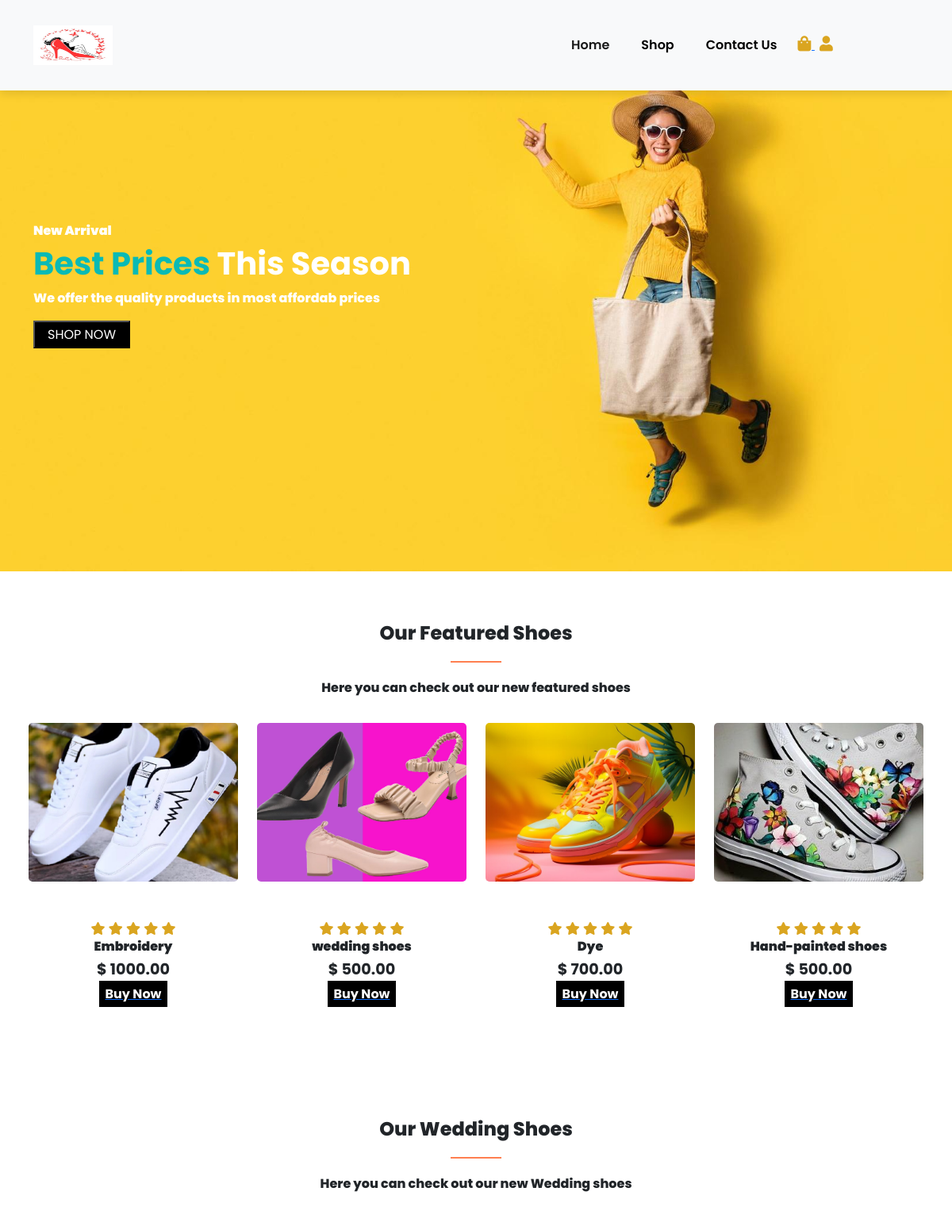
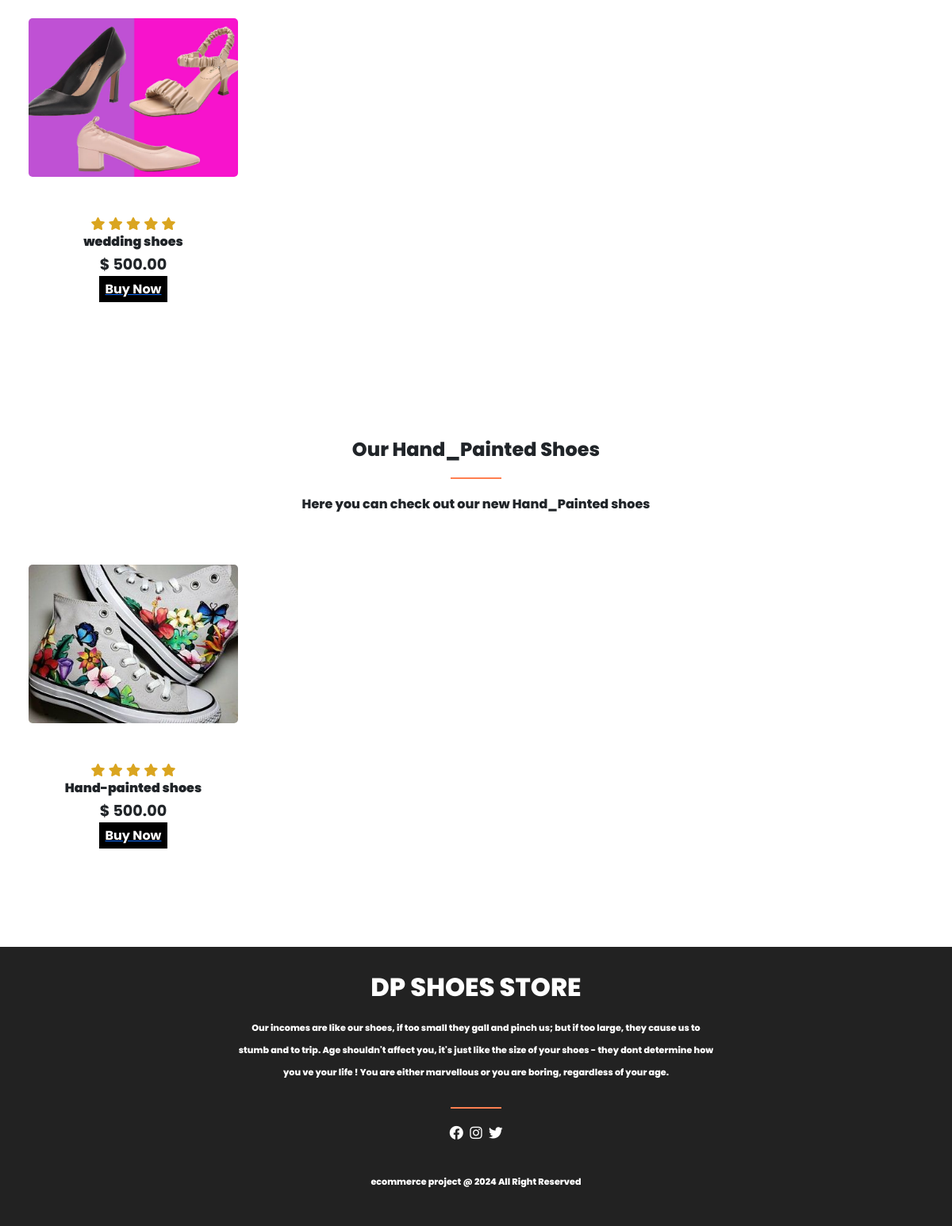
The page / on the database its author committed (2 pictures, top to bottom).
### tables this page shows
CREATE TABLE IF NOT EXISTS `products` (
  `product_id` int(11) NOT NULL AUTO_INCREMENT,
  `product_name` varchar(100) NOT NULL,
  `product_category` varchar(100) NOT NULL,
  `product_description` mediumtext NOT NULL,
  `stock` int(11) NOT NULL,
  `sizes` varchar(255) NOT NULL,
  `product_image` varchar(255) NOT NULL,
  `product_image2` varchar(255) NOT NULL,
  `product_image3` varchar(255) NOT NULL,
  `product_image4` varchar(255) NOT NULL,
  `product_price` decimal(10,2) NOT NULL,
  PRIMARY KEY (`product_id`)
);

### server/get_featured_products.php (called while the page is built)
<?php
include('connection.php');
$stmt = $conn->prepare("SELECT * FROM products LIMIT 4" );
$stmt->execute();
$featured_products = $stmt->get_result();
?>

### server/get_wedding.php (called while the page is built)
<?php
include('server/connection.php');
$stmt = $conn->prepare("SELECT * FROM products WHERE product_category='wedding' LIMIT 4");
$stmt->execute();
$wedding = $stmt->get_result();
?>

### server/get_hand.php (called while the page is built)
<?php
include('server/connection.php');
$stmt = $conn->prepare("SELECT * FROM products WHERE product_category='handpaint' LIMIT 4");
$stmt->execute();
$handpaint = $stmt->get_result();
?>

### index.php (the view)
<?php  include('layouts/header.php') ?>
      <section id="home">
        <div class="container">
          <h5>New Arrival</h5>
          <h1><span>Best Prices</span> This Season</h1>
          <p>We offer the quality products in most affordab prices</p>
          <button onclick="location.href='shop.php'">SHOP NOW</button>
        </div>
      </section>
    <section id="feature" class="my-5 pb-3">
        <div class="container text-center mt-3 py-3">
          <h3>Our Featured Shoes</h3>
          <hr/>
          <p>Here you can check out our new featured shoes</p>
        </div>
        <div class="row mx-auto container-fluid">
          <?php  include('server/get_featured_products.php'); ?>
          <?php while($row = $featured_products->fetch_assoc()){ ?>
        <div class="product text-center col-lg-3 col-md-4 col-sm-12">
            <img class="img-fluid mb-5" src="assets/imgs/<?php echo $row['product_image'];?>"/>
            <div class="star">
              <i class="fas fa-star"></i>
              <i class="fas fa-star"></i>
              <i class="fas fa-star"></i>
              <i class="fas fa-star"></i>
              <i class="fas fa-star"></i>
            </div>
            <h5 class="p-name"> <?php echo $row ['product_name']; ?></h5>
            <h4 class="p-price">$ <?php echo $row ['product_price']; ?></h4>
            <a href="<?php echo "single_prdt.php?product_id=". $row['product_id'];?>"><span class="buy-btn">Buy Now</span></a>
          </div>
       <?php } ?>
      </div>
    </section>
    <section id="feature" class="my-5 pb-5">
        <div class="container text-center mt-5 py-5">
          <h3>Our Wedding Shoes</h3>
          <hr/>
          <p>Here you can check out our new Wedding shoes</p>
        </div>
        <div class="row mx-auto container-fluid">
          <?php  include('server/get_wedding.php'); ?>
          <?php while($row = $wedding->fetch_assoc()){ ?>
        <div class="product text-center col-lg-3 col-md-4 col-sm-12">
            <img class="img-fluid mb-5" src="assets/imgs/<?php echo $row['product_image'];?>"/>
            <div class="star">
              <i class="fas fa-star"></i>
              <i class="fas fa-star"></i>
              <i class="fas fa-star"></i>
              <i class="fas fa-star"></i>
              <i class="fas fa-star"></i>
            </div>
            <h5 class="p-name"> <?php echo $row ['product_name']; ?></h5>
            <h4 class="p-price">$ <?php echo $row ['product_price']; ?></h4>
            <a href="<?php echo "single_prdt.php?product_id=". $row['product_id'];?>"><span class="buy-btn">Buy Now</span></a>
          </div>
       <?php } ?>
      </div>
    </section>
    <section id="feature" class="my-5 pb-5">
        <div class="container text-center mt-5 py-5">
          <h3>Our Hand_Painted Shoes</h3>
          <hr/>
          <p>Here you can check out our new Hand_Painted shoes</p>
        </div>
        <div class="row mx-auto container-fluid">
          <?php  include('server/get_hand.php'); ?>
          <?php while($row = $handpaint->fetch_assoc()){ ?>
        <div class="product text-center col-lg-3 col-md-4 col-sm-12">
            <img class="img-fluid mb-5" src="assets/imgs/<?php echo $row['product_image'];?>"/>
            <div class="star">
              <i class="fas fa-star"></i>
              <i class="fas fa-star"></i>
              <i class="fas fa-star"></i>
              <i class="fas fa-star"></i>
              <i class="fas fa-star"></i>
            </div>
            <h5 class="p-name"> <?php echo $row ['product_name']; ?></h5>
            <h4 class="p-price">$ <?php echo $row ['product_price']; ?></h4>
            <a href="<?php echo "single_prdt.php?product_id=". $row['product_id'];?>"><span class="buy-btn">Buy Now</span></a>
          </div>
       <?php } ?>
      </div>
    </section>
    <?php  include('layouts/footer.php') ?>

### layouts/header.php (shortened to what this page needs)
<!DOCTYPE html>
<html lang="en">
<head>
    <link href="https://cdn.jsdelivr.net/npm/bootstrap@5.1.3/dist/css/bootstrap.min.css" rel="stylesheet">
    <link rel="stylesheet" href="https://use.fontawesome.com/releases/v5.15.4/css/all.css"/>
    <link rel="stylesheet" href="assets/css/sty.css"/>
</head>
<body>
      <nav class="navbar navbar-expand-lg navbar-light bg-light py-3 fixed-top">
        <div class="container">
          <img src="assets/imgs/l6.jpg">
          <div class="collapse navbar-collapse nav-buttons" id="navbarSupportedContent">
            <ul class="navbar-nav me-auto mb-2 mb-lg-0">
              <li class="nav-item">
                <a class="nav-link active" href="index.php">Home</a>
              </li>
              <li class="nav-item">
                <a class="nav-link" href="shop.php">Shop</a>
              </li>
              <li class="nav-item">
                <a class="nav-link" href="contact.php">Contact Us</a>
              </li>
              <li class="nav-item">
                <a href="cart.php">
                  <i class="fas fa-shopping-bag">
                </i>
              </a>
                <a href="account.php"><i class="fas fa-user"></i></a>
              </li>
            </ul>
          </div>
        </div>
      </nav>

### layouts/footer.php (shortened to what this page needs)
    <footer>
      <div class="footer-content">
        <h3>DP SHOES STORE</h3>
        <p>Our incomes are like our shoes, if too small they gall and pinch us; but if too large, they cause us to stumb and to trip. Age shouldn't affect you, it's just like the size of your shoes - they dont determine how you ve your life ! You are either marvellous or you are boring, regardless of your age.  </p>
        <hr/>
        <div class="social col-lg-3 col-md-5 col-sm-12 mb-4">
          <a href="#"><i class="fab fa-facebook"></i></a>
          <a href="#"><i class="fab fa-instagram"></i></a>
          <a href="#"><i class="fab fa-twitter"></i></a>
        </div>
        <div class="footer-bottom">
          <p>ecommerce project @ 2024 All Right Reserved</p>
        </div>
      </div>
    </footer>
    </body>
</html>

### assets/css/sty.css (style rules this page uses)
.nav-buttons { margin-left: 50%!important; }
* { padding: 0; margin: 0; box-sizing: border-box; }
body { font-family: 'Poppins', sans-serif; width: 100%; height: auto; }
h1 { font-size: 2.5rem; font-weight: 700; }
h3 { font-size: 1.5rem; font-weight: 800; }
h4 { font-size: 1.2rem; font-weight: 700; }
h5 { font-size: 1rem; font-weight: 900; }
p { font-weight: 800; }
.navbar { font-size: 16px; padding-top: 2rem !important; padding-bottom: 2rem !important; top: 0; left: 10; box-shadow: 0 5px 10px rgb(0,0,0,0.1); }
.navbar .navbar-nav .nav-item a { font-weight: 600; }
.navbar img { width: 100px; height: 50px; }
.navbar-light .navbar-nav .nav-link { padding: 0 20px; color: #000; transition: 0.4s ease; }
.navbar i { font-size: 1.2rem; padding: 0 0.7px; transition: 0.4s ease; margin-left: 5.5px; cursor: pointer; }
#home { background-image: url('../imgs/bg12.jpg'); width:100%; height: 90vh; background-size: cover; background-position: top 1% right 0; display: flex; flex-direction: column; justify-content: center; align-items: flex-start; background-repeat: no-repeat; color: #ffffff; }
#home span { color: rgb(10, 186, 181); }
#home button { background-color: #000; color: #ffffff; padding: 0.2rem 1rem; font-size: 16px; }
hr { width: 4rem; border-width: 1px; text-align: center; border-color: coral; border-style: solid ; margin: 20px auto; opacity: 1; }
.product .img-fluid { width: 100%; height: 200px; object-fit: cover; border-radius: 5px; }
.fas { color: goldenrod; }
.buy-btn { padding: 0.3rem 0.5rem ; background-color: black; color: white; font-weight: bold; border: none; }
.product { cursor: pointer; margin-bottom: 2rem; }
.product img { transition: 0.3s all; }
footer { background-color: #222222; padding: 2rem 2rem; color: white; }
.footer-content { display: flex; align-items: center; justify-content: center; flex-direction: column; text-align: center; }
.footer-content h3 { font-size: 2rem; }
.footer-content p { font-size: 0.7rem; max-width: 600px; margin: 10px auto; line-height: 28px; }
.footer-content p { font-size: 0.7rem; }
.social a { color: white; text-decoration: none; }
.social a { color: white; text-decoration: none; padding: 0 2px 0 2px; }
.social a i { font-size: 1.1rem; }

### rows shown on the page
products: product_image (picture), product_name "Embroidery", product_price "1000.00"
products: product_image (picture), product_name "wedding shoes", product_price "500.00"
products: product_image (picture), product_name "Dye", product_price "700.00"
products: product_image (picture), product_name "Hand-painted shoes", product_price "500.00"
